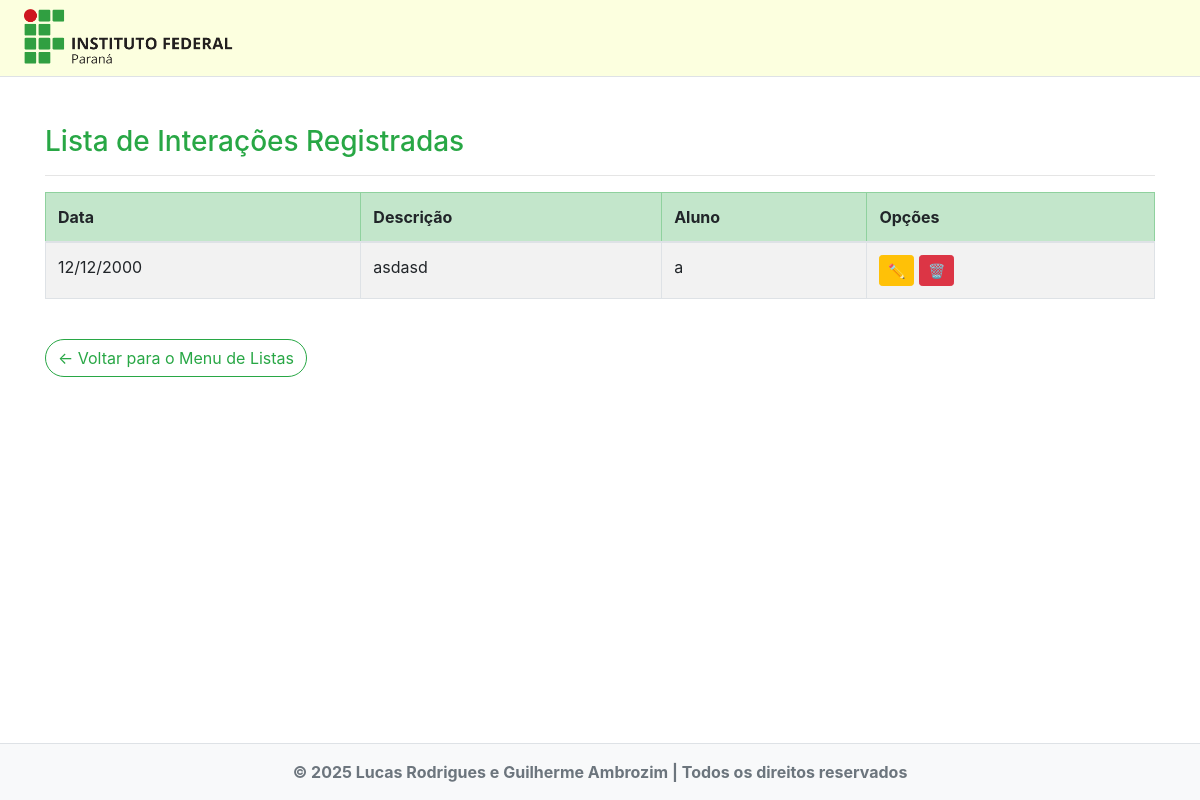
Screenshot of /listar/interacoes/ with the database file from the repository.
### paginas/models.py (models this page shows, shortened)
class Interacoes(models.Model):
    data = models.DateField(verbose_name="Data")
    descricao = models.TextField(verbose_name="Descrição")
    aluno = models.ForeignKey(Aluno, on_delete=models.CASCADE, verbose_name="Aluno")

class Aluno(models.Model):
    usuario = models.OneToOneField(User, on_delete=models.CASCADE, related_name='aluno', null=True, blank=True)
    ra = models.PositiveIntegerField(unique=True, verbose_name="RA")
    nome = models.CharField(max_length=100, verbose_name="Nome")
    endereco = models.CharField(max_length=200, verbose_name="Endereço")
    fone = models.CharField(max_length=15, verbose_name="Telefone")
    email = models.EmailField(verbose_name="E-mail")
    curso = models.CharField(max_length=100, verbose_name="Curso")
    ano = models.PositiveSmallIntegerField(verbose_name="Ano")
    cpf = models.CharField(max_length=14, verbose_name="CPF")
    rg = models.CharField(max_length=20, verbose_name="RG")
    cidade = models.CharField(max_length=100, verbose_name="Cidade")
    data_nasc = models.DateField(verbose_name="Data de Nascimento")
    laudo = models.ForeignKey(Laudo, on_delete=models.PROTECT, verbose_name="Laudo", null=True, blank=True)
    responsavel = models.ForeignKey(Responsavel, on_delete=models.SET_NULL, verbose_name="Responsável", null=True, blank=True)

### paginas/views.py (the view)
# urls.py: path('listar/interacoes/', InteracoesList.as_view(), name="listar-interacoes"),
class InteracoesList(ListView):
    template_name = "paginas/listas/interacoes.html"
    model = Interacoes

### paginas/templates/paginas/listas/interacoes.html
{% extends "paginas/modelo.html" %}
{% load static %}
{% block conteudo %}
<h3 class="text-success mb-3">Lista de Interações Registradas</h3>
<hr>
<div class="table-responsive">
    <table class="table table-striped table-bordered align-middle">
        <thead class="table-success">
            <tr>
                <th>Data</th>
                <th>Descrição</th>
                <th>Aluno</th>
                <th>Opções</th>
            </tr>
        </thead>
        <tbody>
            {% for interacao in object_list %}
            <tr>
                <td>{{ interacao.data|date:"d/m/Y" }}</td>
                <td>{{ interacao.descricao }}</td>
                <td>{{ interacao.aluno.nome }}</td>
                <td>
                    <a href="{% url 'editar-interacoes' interacao.pk %}" class="btn btn-warning btn-sm me-1">✏️</a>
                    <a href="{% url 'excluir-interacoes' interacao.pk %}" class="btn btn-danger btn-sm">🗑️</a>
                </td>
            </tr>
            {% empty %}
            <tr>
                <td colspan="4" class="text-center fst-italic">Nenhuma interação registrada.</td>
            </tr>
            {% endfor %}
        </tbody>
    </table>
</div>
<a href="{% url 'menu-listas' %}" class="btn btn-outline-success rounded-pill mt-4">
    &larr; Voltar para o Menu de Listas
</a>
{% endblock %}

### static/css/ifpr.css (style rules this page uses)
table td { max-width: 500px; }

### rows the page displays
Interacoes: data "12/12/2000", descricao "asdasd", aluno.nome "a"
